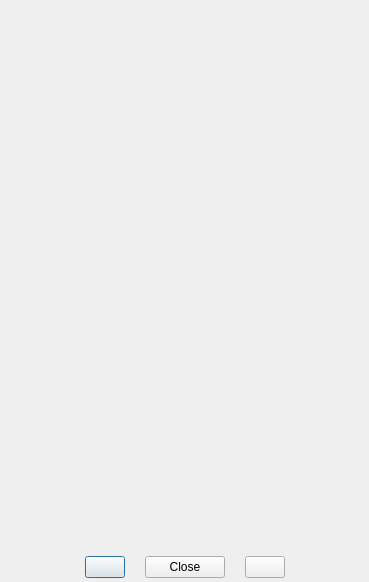
<?xml version="1.0" encoding="UTF-8"?>
<ui version="4.0">
 <class>dialogPageBrowser</class>
 <widget class="QDialog" name="dialogPageBrowser">
  <property name="geometry">
   <rect>
    <x>0</x>
    <y>0</y>
    <width>369</width>
    <height>582</height>
   </rect>
  </property>
  <property name="sizePolicy">
   <sizepolicy hsizetype="Expanding" vsizetype="Expanding">
    <horstretch>0</horstretch>
    <verstretch>0</verstretch>
   </sizepolicy>
  </property>
  <property name="windowTitle">
   <string>Page Browser</string>
  </property>
  <layout class="QGridLayout" name="gridLayout">
   <property name="leftMargin">
    <number>0</number>
   </property>
   <property name="topMargin">
    <number>0</number>
   </property>
   <property name="rightMargin">
    <number>0</number>
   </property>
   <property name="bottomMargin">
    <number>4</number>
   </property>
   <property name="horizontalSpacing">
    <number>0</number>
   </property>
   <property name="verticalSpacing">
    <number>2</number>
   </property>
   <item row="0" column="0">
    <layout class="QVBoxLayout" name="verticalLayout">
     <property name="spacing">
      <number>0</number>
     </property>
     <item>
      <widget class="QWidget" name="pageContainer" native="true">
       <property name="sizePolicy">
        <sizepolicy hsizetype="Expanding" vsizetype="Expanding">
         <horstretch>0</horstretch>
         <verstretch>0</verstretch>
        </sizepolicy>
       </property>
       <property name="minimumSize">
        <size>
         <width>200</width>
         <height>300</height>
        </size>
       </property>
      </widget>
     </item>
     <item>
      <layout class="QHBoxLayout" name="horizontalLayout">
       <property name="spacing">
        <number>20</number>
       </property>
       <property name="sizeConstraint">
        <enum>QLayout::SetMaximumSize</enum>
       </property>
       <property name="topMargin">
        <number>4</number>
       </property>
       <item>
        <spacer name="horizontalSpacer">
         <property name="orientation">
          <enum>Qt::Horizontal</enum>
         </property>
         <property name="sizeHint" stdset="0">
          <size>
           <width>40</width>
           <height>20</height>
          </size>
         </property>
        </spacer>
       </item>
       <item>
        <widget class="QPushButton" name="btnPrev">
         <property name="text">
          <string/>
         </property>
        </widget>
       </item>
       <item>
        <widget class="QDialogButtonBox" name="buttonBox">
         <property name="sizePolicy">
          <sizepolicy hsizetype="Fixed" vsizetype="Fixed">
           <horstretch>0</horstretch>
           <verstretch>0</verstretch>
          </sizepolicy>
         </property>
         <property name="orientation">
          <enum>Qt::Horizontal</enum>
         </property>
         <property name="standardButtons">
          <set>QDialogButtonBox::Close</set>
         </property>
         <property name="centerButtons">
          <bool>true</bool>
         </property>
        </widget>
       </item>
       <item>
        <widget class="QPushButton" name="btnNext">
         <property name="text">
          <string/>
         </property>
         <property name="autoDefault">
          <bool>false</bool>
         </property>
        </widget>
       </item>
       <item>
        <spacer name="horizontalSpacer_2">
         <property name="orientation">
          <enum>Qt::Horizontal</enum>
         </property>
         <property name="sizeHint" stdset="0">
          <size>
           <width>40</width>
           <height>20</height>
          </size>
         </property>
        </spacer>
       </item>
      </layout>
     </item>
    </layout>
   </item>
  </layout>
 </widget>
 <resources/>
 <connections>
  <connection>
   <sender>buttonBox</sender>
   <signal>accepted()</signal>
   <receiver>dialogPageBrowser</receiver>
   <slot>accept()</slot>
   <hints>
    <hint type="sourcelabel">
     <x>248</x>
     <y>254</y>
    </hint>
    <hint type="destinationlabel">
     <x>157</x>
     <y>274</y>
    </hint>
   </hints>
  </connection>
  <connection>
   <sender>buttonBox</sender>
   <signal>rejected()</signal>
   <receiver>dialogPageBrowser</receiver>
   <slot>reject()</slot>
   <hints>
    <hint type="sourcelabel">
     <x>316</x>
     <y>260</y>
    </hint>
    <hint type="destinationlabel">
     <x>286</x>
     <y>274</y>
    </hint>
   </hints>
  </connection>
 </connections>
</ui>
